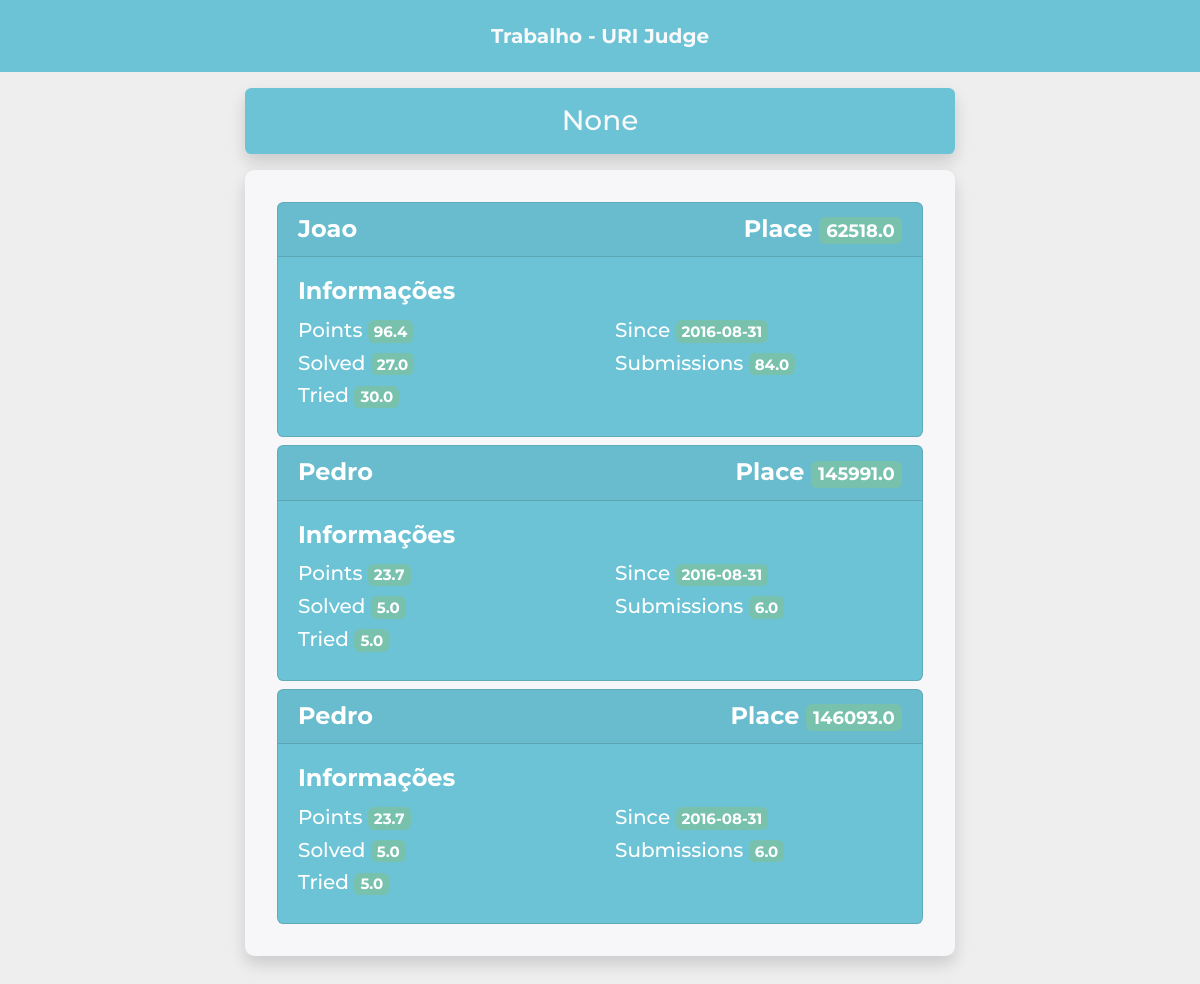
The page /instituicoes?id=2 on the database its author committed.
### app.py (models this page shows, shortened)
class Aluno(db.Model):
  id = db.Column(
    db.Integer,
    primary_key=True,
    autoincrement=True
  )
  name = db.Column(db.String(255))
  since = db.Column(db.Date)
  solved = db.Column(db.Float)
  tried = db.Column(db.Float)
  submissions = db.Column(db.Float)
  points = db.Column(db.Float)
  place = db.Column(db.Float)
  instituicao_id = db.Column(
    db.Integer,
    db.ForeignKey('instituicao.id')
  )

### app.py (the view)
@app.route('/instituicoes', methods=['GET'])
def listarAlunosPorInstituicao():
  id = request.args.get('id')
  name = request.args.get('name')
  alunos = db.engine.execute(f'SELECT * FROM aluno WHERE instituicao_id = {id}')
  alunos =  [
    {column: value for column, value in rowproxy.items()} for rowproxy in alunos
  ]
  return render_template(
    'pages/instituicao.html',
    alunos=alunos,
    instituicao=name
  )

### templates/pages/instituicao.html (shortened to what this page needs)
{% extends 'layouts/index.html' %}
{% block body %}
  <div class="row m-0">
    <div class="col-2"></div>
    <div class="col-8">
      <div class="bg-info rounded p-3 m-0 mb-3 shadow text-center">
        <h3 class="m-0 text-light">{{ instituicao }}</h3>
      </div>
      <div class="jumbotron py-4 shadow">
        {% if alunos|length > 0 %}
          {% for aluno in alunos %}
            <div class="card text-white bg-info my-2">
              <div class="card-header d-flex justify-content-between">
                <h4 class="card-title m-0">
                  <strong>{{ aluno.name }}</strong>
                </h4>
                <h4 class="card-title m-0">
                  <strong>Place</strong>
                  <span class="badge badge-primary">
                    {{ aluno.place }}
                  </span>
                </h4>
              </div>
              <div class="card-body">
                <h4 class="card-title">
                  <strong>Informações</strong>
                </h4>
                <div class="row">
                  <div class="col-6">
                    <h5>Points
                      <span class="badge badge-primary">{{ aluno.points }}</span>
                    </h5>
                    <h5>Solved
                      <span class="badge badge-primary">{{ aluno.solved }}</span>
                    </h5>
                    <h5>Tried
                      <span class="badge badge-primary">{{ aluno.tried }}</span>
                    </h5>
                  </div>
                  <div class="col-6">
                    <h5>Since
                      <span class="badge badge-primary">{{ aluno.since }}</span>
                    </h5>
                    <h5>Submissions
                      <span class="badge badge-primary">{{ aluno.submissions }}</span>
                    </h5>
                  </div>
                </div>
              </div>
            </div>
          {% endfor %}
        {% endif %}
      </div>
    </div>
    <div class="col-2"></div>
    </div>
  </div>
{% endblock %}

### templates/layouts/index.html (shortened to what this page needs)
<!DOCTYPE html>
<html lang="en">
<head>
  <link rel="stylesheet" href="{{ url_for('static', filename='css/lib/bootstrap.min.css') }}">
  <link rel="stylesheet" href="{{ url_for('static', filename='css/style.css') }}">
</head>
<body>
  {% include 'includes/_header.html' %}
  <div class="container">
    {% block body %}
    {% endblock %}
</body>
</html>

### templates/includes/_header.html
<nav class="navbar bg-info mb-3">
  <div class="container">
    <a class="navbar-brand text-light m-auto" href="/">
      <strong>Trabalho - URI Judge</strong>
    </a>
  </div>
</nav>

### static/css/style.css (style rules this page uses)
body { background: #eee; }
.navbar { height: 72px; }

### rows shown on the page
Aluno: name "Joao", place "62518.0", points "96.4", solved "27.0", tried "30.0", since "2016-08-31", submissions "84.0"
Aluno: name "Pedro", place "145991.0", points "23.7", solved "5.0", tried "5.0", since "2016-08-31", submissions "6.0"
Aluno: name "Pedro", place "146093.0", points "23.7", solved "5.0", tried "5.0", since "2016-08-31", submissions "6.0"

### other values the page prints
{{ instituicao }} "None"
